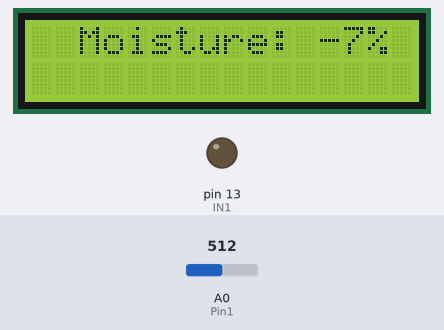
Recording of a sketch running on a simulated Arduino Uno, built with avr-gcc and run on an emulated ATmega328P. On the bench: 16×2 character LCD, output pins drawn as LEDs (lit = HIGH). The inputs (shaded band) are chosen by the test bench; at power-on: A0 (Pin1) = 512.

Above: at 1.7 s.
1.8 s: A0 (Pin1) set to 472
At 7.4 s:
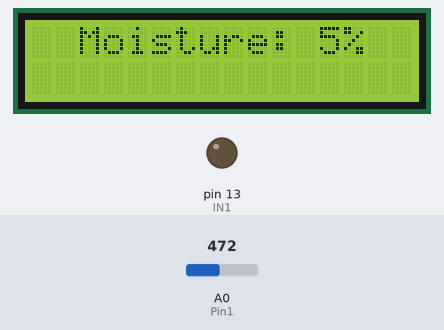
13.7 s: A0 (Pin1) set to 453
At 22.6 s:
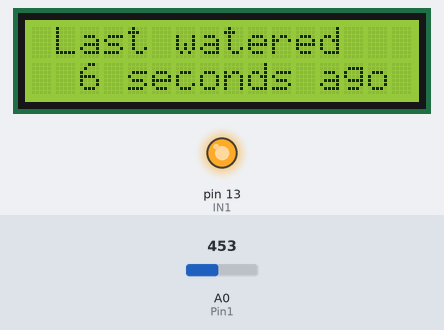
25.6 s: A0 (Pin1) set to 470
At 34.1 s:
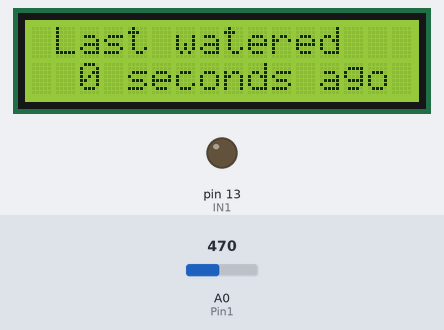
Timing chart, 0 to 35.6 s (numbered marks = the images above; inputs shaded):
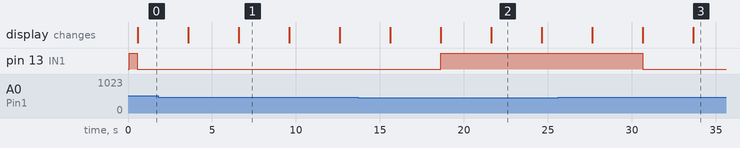

Measured:
- the behaviour switches between 461 and 460 on A0 (Pin1) (found by bisection; images 1 and 2)
- after the input at 1.8 s, the display: first differs from a run without the input after 4.8 s (image 1)
- after the input at 13.7 s, pin 13 (IN1): LOW → HIGH after 4.9 s; the display: first differs from a run without the input after 4.9 s (image 2 shows a later state)
- after the input at 25.6 s, pin 13 (IN1): HIGH → LOW after 5.0 s
- what the display in image 1 shows lasts 3.0 s, from 6.6 s to 9.6 s

The sketch:

Moisture_and_days_since_watered_combo.ino
```cpp
/*
 * Output on LCD: "Moisture: <percent>%"
 */

#include <LiquidCrystal.h>
LiquidCrystal lcd(1, 2, 4, 5, 6, 7);

//initializing connection between relay and Arduino
int IN1 = 13;

//initiliazing connection between the moisture sensor and Arduino
unsigned long ms_since_pump_tunred_on = 0;
int Pin1 = A0;
float sensor_1_val = 0;
int low_moisture = 488;
int high_moisture = 183;
int percent = 0;
unsigned long seconds = 0;
unsigned long minutes = 0;
int hours = 0;
int days = 0;

void setup() {
  // put your setup code here, to run once:
  lcd.begin(16,2);
  pinMode(IN1, OUTPUT);
  pinMode(Pin1, INPUT);
  digitalWrite(IN1, HIGH);
  delay(500);
}
void last_time_watered() {
  //lcd.setCursor(1,0);
  //lcd.print("Seconds: ");
  //lcd.print(seconds);
  //if(millis() % 1000 == 0) {
  lcd.clear();
  lcd.setCursor(1,0);
  lcd.print("Last watered ");
  lcd.setCursor(2,1);
  lcd.print((millis() - ms_since_pump_tunred_on - 3000)/1000);
  lcd.print(" seconds ago");
  //}
}
void loop() {
  lcd.clear();
  //we will alternate between 2 LCD displays every 3 seconds
  // put your main code here, to run repeatedly:
  sensor_1_val = analogRead(Pin1);
  if(sensor_1_val > 460) {  //if the soil is dry then we open the relay, if wet, close the relay
    digitalWrite(IN1, LOW);
    ms_since_pump_tunred_on = millis();
  }
  else {
    digitalWrite(IN1, HIGH);
  }
  lcd.setCursor(0,0);
  //lcd.print(sensor_1_val);
  //we want to map the current moisture somewhere between the low_moisture and the high_moisture, them being 0% and 100%, respectively.
  percent = map(sensor_1_val, low_moisture, high_moisture, 0, 100);
  //it's important to call lcd.clear() before writing anything onto the screen
  lcd.clear();
  lcd.print("  Moisture: ");
  lcd.print(percent);
  lcd.print("%");
  delay(3000);
  lcd.clear();
  //===================Below put info from the Last_Time_Watered file========================//
  last_time_watered();
  delay(3000);
}
```
